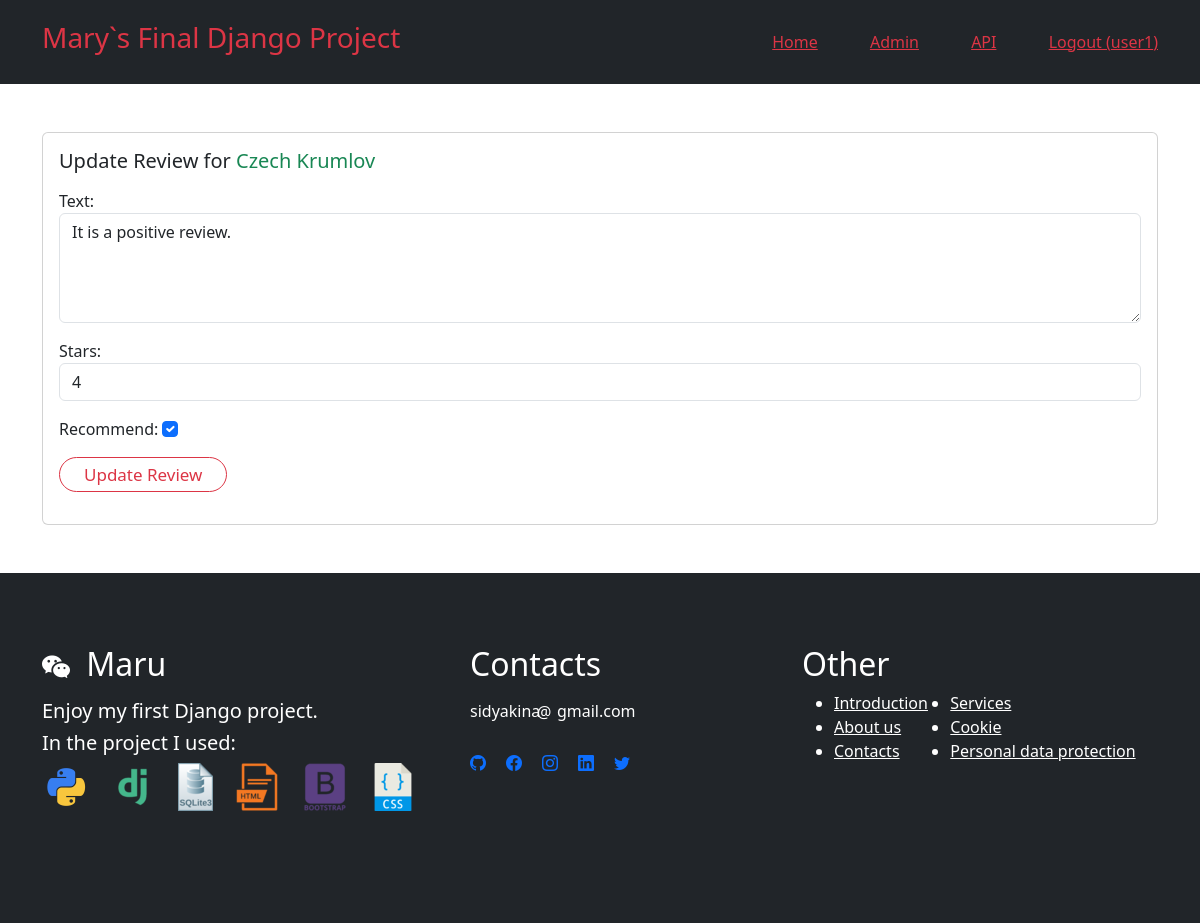
Screenshot of /review/7 (signed in) with the database file from the repository.
### shop/models.py (models this page shows, shortened)
class Review(models.Model):
    text = models.CharField(max_length=300)
    date = models.DateTimeField(auto_now_add=True)
    user = models.ForeignKey(User, on_delete=models.CASCADE)
    tour = models.ForeignKey(Tour, on_delete=models.CASCADE)
    stars = models.IntegerField()
    recommend = models.BooleanField()

class Tour(models.Model):
    title = models.CharField(max_length=300)
    description = models.CharField(max_length=900)
    price = models.IntegerField()
    place_qty = models.IntegerField()
    image = models.ImageField(upload_to='shop/images/')
    meeting_time = models.CharField(max_length=5)
    meeting_place = models.CharField(max_length=100)
    duration = models.FloatField(blank=True)
    category = models.ForeignKey(Category, on_delete=models.CASCADE)
    created_at = models.DateTimeField(default=timezone.now)

### shop/views.py (the view, shortened to what this page needs)
# urls.py: path('review/<int:review_id>', views.updatereview, name='updatereview'),
@login_required
def updatereview(request, review_id):
    review = get_object_or_404(Review, pk=review_id, user=request.user)
    if request.method == 'GET':
        form = ReviewForm(instance=review)
        return render(request, 'shop/updatereview.html', {'review': review, 'form': form})

### shop/forms.py
class ReviewForm(ModelForm):
    def __init__(self, *args, **kwargs):
        super(ModelForm, self).__init__(*args, **kwargs)
        self.fields['text'].widget.attrs.update({'class': 'form-control'})
        self.fields['stars'].widget.attrs.update({'class': 'form-control'})
        self.fields['recommend'].widget.attrs.update(
            {'class': 'form-check-input'})
    class Meta:
        model = Review
        fields = ['text', 'stars', 'recommend']
        labels = {
            'recommend': ('Recommend'),
            'stars': ('Stars')
        }
        widgets = {
            'text': Textarea(attrs={'rows': 4}),
        }

### templates/shop/updatereview.html (shortened to what this page needs)
{% extends 'base.html' %}
{% load static %}
{% block content %}
<div class="container mb-5">
    <div class="card my-5">
        <div class="row g-0">
            <div>
                <div class="card-body">
                    <h5 class="card-title">
                        Update Review for <span class="text-success"> {{ review.tour.title }}</span>
                    </h5>
                    <p class="card-text">
                    <form method="POST">
                        {{ form.as_p }}
                        <button type="submit" class="btn btnwhite border border-danger border-1 rounded-pill px-4 py-1 text-danger me-2">
                            Update Review
                        </button>
                    </form>
                    </p>
                </div>
            </div>
        </div>
    </div>
</div>
{% endblock content %}

### templates/base.html (shortened to what this page needs)
<!DOCTYPE html>
{% load static %}
<html lang="en">
<head>
    <link href="https://cdn.jsdelivr.net/npm/bootstrap@5.3.0/dist/css/bootstrap.min.css" rel="stylesheet"
>
    <link rel="stylesheet" href="https://cdn.jsdelivr.net/npm/bootstrap-icons@1.10.5/font/bootstrap-icons.css"> {% comment %} icons {% endcomment %}
    <link rel="stylesheet" type="text/css" href="{%static '../static/style.css'%}">
</head>
<body>
    <nav class="navbar navbar-dark bg-dark sticky-top p-3">
        <div class="container">
            <a href="{% url 'shop:index'%}" class="navbar-brand text-danger"><h3>Mary`s Final Django Project</h3></a>
            <span class="navbar-text">
                <a href="{% url 'shop:index'%}" class="me-5 text-danger">Home</a>
                <a href="/admin/" class="me-5 text-danger" target="_blank">Admin</a>
                <a href="api/v1/" class="me-5 text-danger" target="_blank">API</a>
                {% if user.is_authenticated %}
                <a class="text-danger" href="{% url 'logoutaccount' %}">Logout ({{ user.username }})</a>
                {% else %}
                <a class="me-4 text-danger" href="{% url 'loginaccount' %}">Login</a>
                <a class="text-danger" href="{% url 'signupaccount' %}">Sign Up</a>
                {% endif %}
            </span>
        </div>
    </nav>
    <main>
            {% block content %}
            {% endblock %}
    </main>
    <footer class="bg-dark pt-4">
        <div class="container text-white py-5">
            <div class="row pb-5">
                <div class="col-12 col-md-6 col-lg-4 mb-3">
                    <h2 class="mb-3"><i class="bi bi-wechat fs-3 me-2"></i> Maru</h2>
                    <h5>Enjoy my first Django project.</h5><h5>In the project I used:</h5>
                        <div class="foot_icons">
                            <ul>
                                <li><a href="https://docs.python.org/3/" target="_blank"><img src="../media/shop/images/icon_python.png" alt="Python"></a></li>
                                <li><a href="https://docs.djangoproject.com/en/4.2/" target="_blank"><img src="../media/shop/images/icon_django.png" alt="Django"></a></li>
                                <li><a href="https://www.sqlite.org/index.html" target="_blank"><img src="../media/shop/images/icon_sqlite3.png" alt="SQLite3"></a></li>
                                <li><a href="#" target="_blank"><img src="../media/shop/images/icon_html.png" alt="HTML"></a></li>
                                <li><a href="https://getbootstrap.com/" target="_blank"><img src="../media/shop/images/icon_bootstrap.png" alt="Bootstrap"></a></li>
                                <li><a href="#" target="_blank"><img src="../media/shop/images/icon_css.png" alt="CSS"></a></li>
                            </ul>
                        </div>
                </div>
                <div class="col-12 col-md-6 col-lg-4 mb-3">
                    <h2 class="mb-3 ps-5">Contacts</h2>
                    <p class="mb-1 ps-5">sidyakina &nbsp;&nbsp;&nbsp;gmail.com</p>
                    <span class="at ps-5">@</span>
                    <div class="foot_icons">
                        <ul class="ps-5">
                            <li><a href="https://www.github.com/"><i class="bi bi-github"></i></a></li>
                            <li><a href="https://www.facebook.com/"><i class="bi bi-facebook"></i></a></li>
                            <li><a href="https://www.instagram.com/"><i class="bi bi-instagram"></i></a></li>
                            <li><a href="https://www.linkedin.com/"><i class="bi bi-linkedin"></i></a></li>
                            <li><a href="https://www.twitter.com/"><i class="bi bi-twitter"></i></a></li>
                        </ul>
                    </div>
                </div>
                <div class="col-12 col-lg-4">
                    <h2>Other</h2>
                    <ul class="columns-2 d-flex">
                        <li><a href="#">Introduction</a></li>
                        <li><a href="#">About us</a></li>
                        <li><a href="#">Contacts</a></li>
                        <li><a href="#">Services</a></li>
                        <li><a href="#">Cookie</a></li>
                        <li><a href="#">Personal data protection</a></li>
                    </ul>
                </div>
            </div>
        </div>
    </footer>
</body>
</html>

### shop/static/style.css (style rules this page uses)
.foot_icons ul { list-style-type: none; display: inline-flex; margin: 0; padding: 0; }
.foot_icons ul li { margin-right: 20px; justify-content: start; }
.columns-2 { height: 80px; flex-direction: column; flex-wrap: wrap; }
.columns-2 a { color: white; }
.at { position: relative; top: -27px; left: 67px; }
.btnwhite { text-decoration: none; padding: 5px; font-size: 17px; }

### rows the page displays
Review: tour "Czech Krumlov", text "It is a positive review.", stars "4", recommend "☑"

### other values shown
{{ user.username }} "user1"
